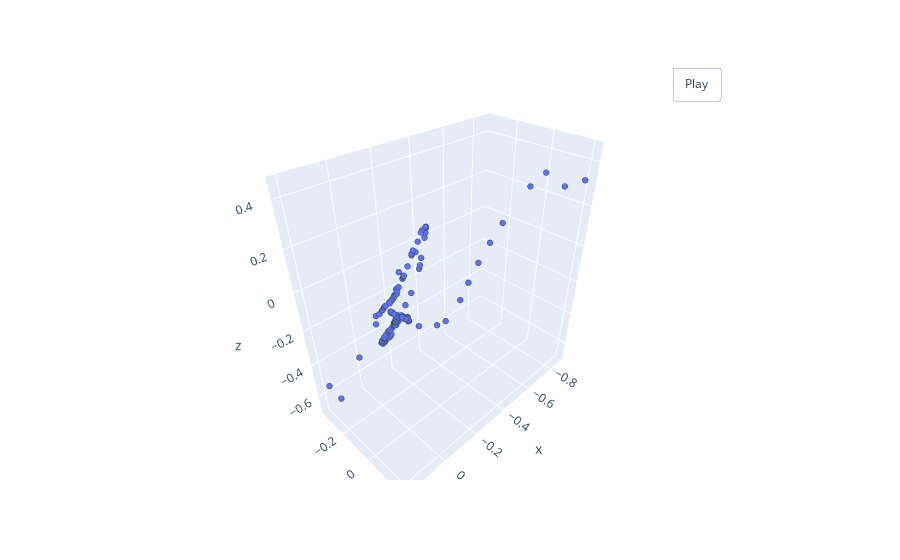

Notebook cell for this chart:
### Markdown cell above
__Семплирование точек:__ <br>
Пример с семплированием без весов:

### Code cell
sampled_point_cloud = PointSampler(150)(norm_pointcloud)
pcshow(*sampled_point_cloud.T)

### Figure 1 — Plotly figure (JSON) as saved in the notebook; plotly's stock layout.template omitted (floating-point values rounded to 4 significant figures; data arrays with more than 128 entries replaced by an {"elided": "..."} marker saying what was removed)
{"data": [{"marker": {"line": {"color": "DarkSlateGrey", "width": 2}, "size": 2}, "mode": "markers", "type": "scatter3d", "x": {"elided": "150 float values"}, "y": {"elided": "150 float values"}, "z": {"elided": "150 float values"}}], "layout": {"updatemenus": [{"buttons": [{"args": [null, {"frame": {"duration": 50, "redraw": true}, "fromcurrent": true, "mode": "immediate", "transition": {"duration": 0}}], "label": "Play", "method": "animate"}], "pad": {"r": 10, "t": 45}, "showactive": false, "type": "buttons", "x": 0.8, "xanchor": "left", "y": 1, "yanchor": "bottom"}]}}
